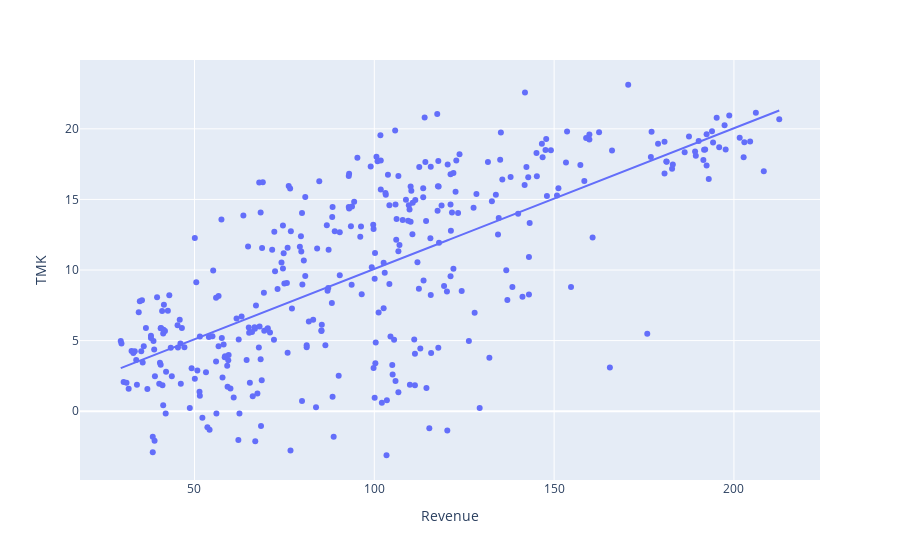

The notebook cell this image was saved under:
### Markdown cell above
## 3. Relation zwischen Temperatur und Umsätzen (Aufgabe 2a)

### Code cell
# Scatter ploten zwischen Temperatur und Umsatz mit linearen Zusammhang
fig_relation = px.scatter(df_merged, x="Revenue", y=" TMK", trendline="ols")
fig_relation

### Figure 1 — Plotly figure (JSON) as saved in the notebook; plotly's stock layout.template omitted (floating-point values rounded to 4 significant figures; data arrays with more than 128 entries replaced by an {"elided": "..."} marker saying what was removed)
{"data": [{"hovertemplate": "Revenue=%{x}<br> TMK=%{y}<extra></extra>", "legendgroup": "", "marker": {"color": "#636efa", "symbol": "circle"}, "mode": "markers", "name": "", "orientation": "v", "showlegend": false, "type": "scatter", "x": {"elided": "360 float values"}, "xaxis": "x", "y": {"elided": "360 float values"}, "yaxis": "y"}, {"hovertemplate": "<b>OLS trendline</b><br> TMK = 0.0996813 * Revenue + 0.106407<br>R<sup>2</sup>=0.491566<br><br>Revenue=%{x}<br> TMK=%{y} <b>(trend)</b><extra></extra>", "legendgroup": "", "marker": {"color": "#636efa", "symbol": "circle"}, "mode": "lines", "name": "", "showlegend": false, "type": "scatter", "x": {"elided": "360 float values"}, "xaxis": "x", "y": {"elided": "360 float values"}, "yaxis": "y"}], "layout": {"legend": {"tracegroupgap": 0}, "margin": {"t": 60}, "xaxis": {"anchor": "y", "domain": [0, 1], "title": {"text": "Revenue"}}, "yaxis": {"anchor": "x", "domain": [0, 1], "title": {"text": " TMK"}}}}
